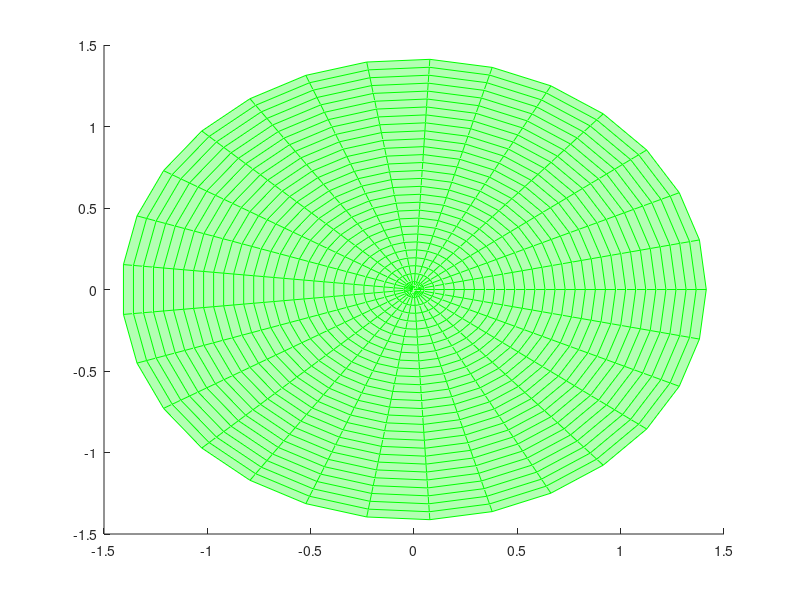

Recreate this plot in MATLAB. (Note: this script raises an error after producing the figure.)
clf;
hold on
phi = linspace(0,2*pi,30);
r = linspace(0,sqrt(2),30);
[r phi] = meshgrid(r,phi);
x = r.*cos(phi);
y = r.*sin(phi);
z = 4-x.^2-y.^2;
z1 = 0.*x;
surf(x,y,z,'FaceColor','g','EdgeColor','g','FaceAlpha',0.3);
surf(x,y,z1,'FaceColor','b','EdgeColor','b','FaceAlpha',0.3);
z2 = linspace(0,2,30);
[z2 phi]= meshgrid(z2,phi);
x1 = sqrt(2).*cos(phi);
y1 = sqrt(2).*sin(phi);
surf(x1,y1,z2);
grid on
axis([-5 5 -5 5 0 10]);
view(13,28)
rotate3d on
xlabel('x');
ylabel('y');
zlabel('z');

